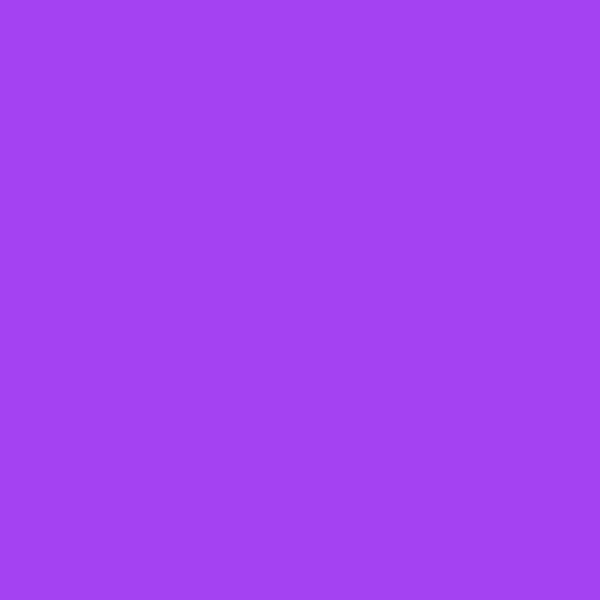
Frame 1 (no input)
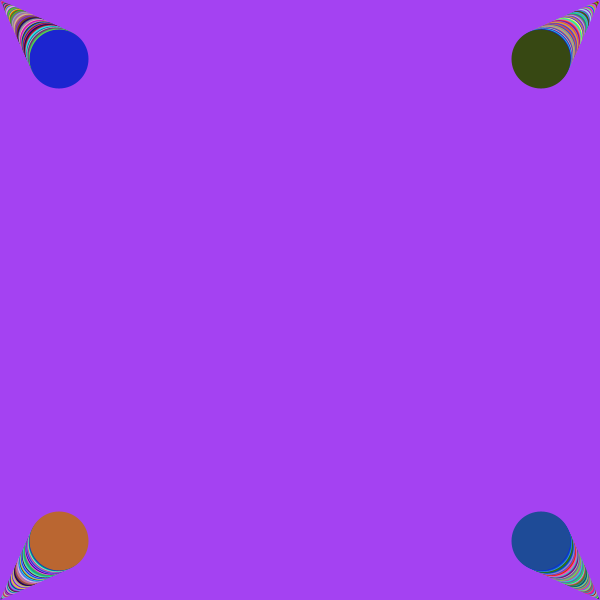
Frame 60 (the mouse pressed at the canvas centre just before this capture)
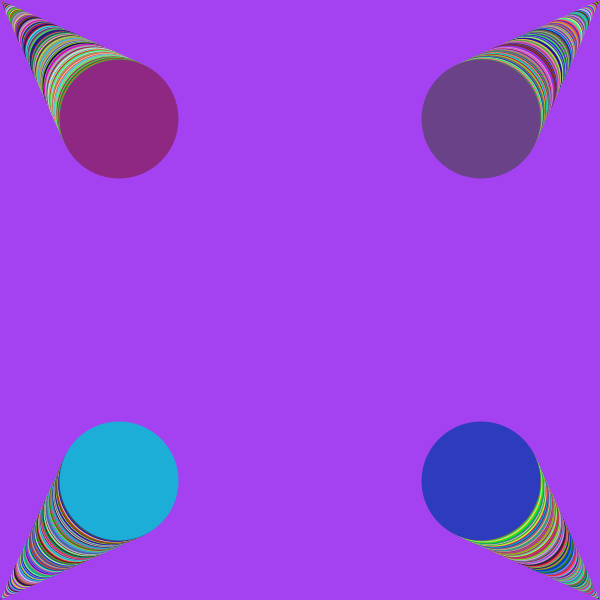
Frame 120 (the mouse held since frame 60 and released just before this capture)

The Processing sketch that drew these frames (run headless with seeded random() and noise(); from frame 60 on, the mouse is pressed at the canvas centre):

// Processing sketch: processing_165464
// ── processing_165464.pde

void setup(){
size(600, 600);
colorMode(RGB);
background(random(0,255), random(0,255), random(0,255));
}
float pos = 0;
float ps = 600;
void draw(){
noStroke();
fill(random(0,255), random(0,255), random(0,255));
//ellipse 1
ellipse(pos, pos, pos, pos);
fill(random(0,255), random(0,255), random(0,255));
//ellipse 2
ellipse(ps, pos, pos, pos);
fill(random(0,255), random(0,255), random(0,255));
//ellipse 3
ellipse(pos, ps, pos, pos);
fill(random(0,255), random(0,255), random(0,255));
//ellipse 4
ellipse(ps, ps, pos, pos);
fill(random(0,255), random(0,255), random(0,255));

pos++;
ps--;
}
